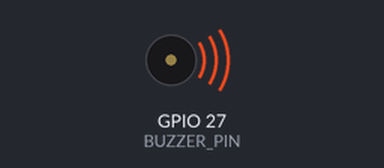
Bench run of a sketch on a simulated ESP32. Parts: buzzer (waves = sounding, pin HIGH).

Above: at 0.05 s.
At 0.95 s:
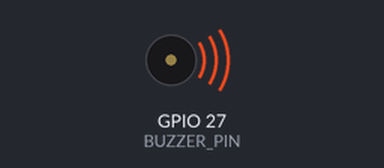
At 1.4 s:
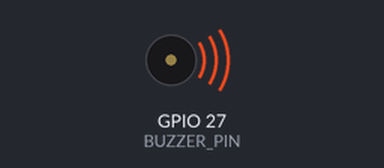
At 2.75 s:
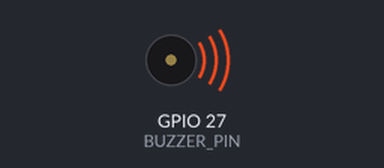
Timing chart, 0 to 5.4 s (numbered marks = the images above):
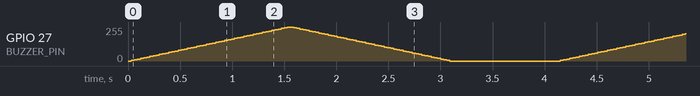

The sketch:

Buzzer_04_controllo_volume_pwm.ino
```cpp
#include <Arduino.h>

// Esperimento sul duty: non e un controllo calibrato del volume.
const int BUZZER_PIN = 27;  // Uscita PWM ESP32

void setup() {
  analogWriteResolution(BUZZER_PIN,8);
  analogWriteFrequency(BUZZER_PIN,1000);
  pinMode(BUZZER_PIN, OUTPUT);
}

void loop() {
  // Duty crescente
  for (int duty = 0; duty <= 255; duty += 5) {
    analogWrite(BUZZER_PIN, duty);  // Imposta il duty, non una percentuale calibrata di volume
    delay(30);
  }

  // Duty decrescente
  for (int duty = 255; duty >= 0; duty -= 5) {
    analogWrite(BUZZER_PIN, duty);
    delay(30);
  }

  delay(1000);  // Pausa prima di ripetere
}
```
